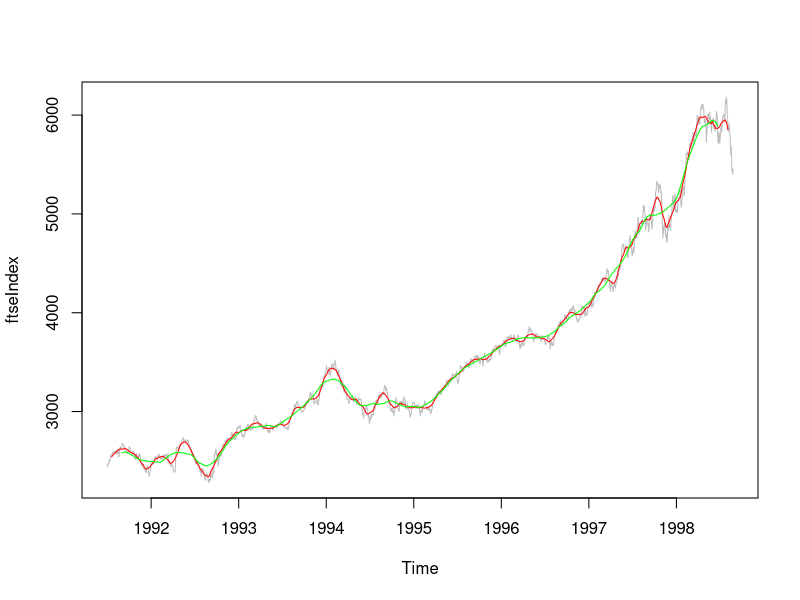

This figure's R source:
# Description : Rolling means and other functions from Zoo
# Website : http://is-r.tumblr.com/post/37024322796/rolling-means-and-other-functions-with-zoo

doInstall <- TRUE
toInstall <- c("zoo")
if(doInstall){install.packages(toInstall, repos = "http://cran.us.r-project.org")}
lapply(toInstall, library, character.only = TRUE)

ftseIndex <- EuStockMarkets[, 4]
plot(ftseIndex, col = "GRAY")

# Calculate 10-day rolling mean, quickly:
smoothIndex <- rollmean(x = ftseIndex, # original series
                        k = 30, # width of the rolling window
                        fill = NA) # Pads head and/or tail with NA
length(ftseIndex) == length(smoothIndex)
lines(smoothIndex, col = "RED")

# If there are NA values in the original series, you'll need rollapply()
ftseIndex[c(40, 90, 300)] <- NA
smoothIndex2 <- rollapply(data = ftseIndex, # original series
                          width = 90, # width of the rolling window
                          FUN = mean, na.rm = T, # Any arbitrary function
                          fill = NA) # Padding
lines(smoothIndex2, col = "GREEN")